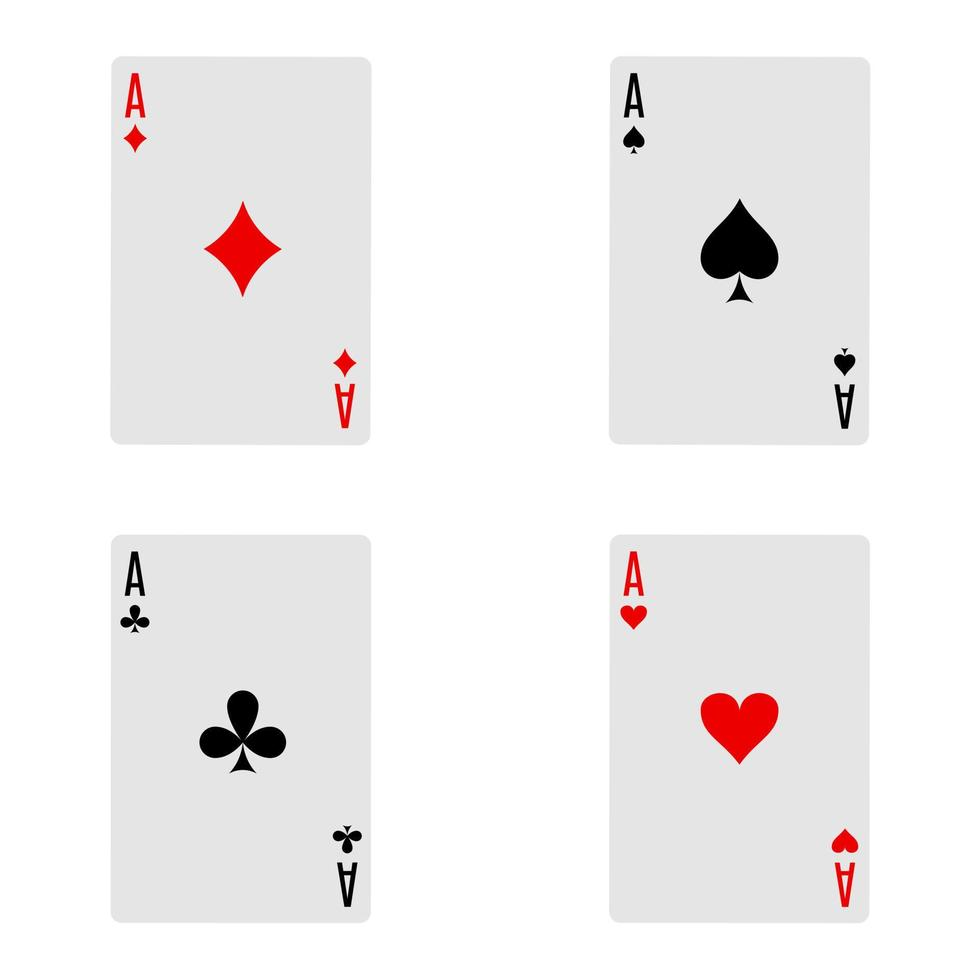
#> input picture Fichas.jpg, 980 x 980 px
$ python Canny.py
#> lines starting #> are read from the running program, lines starting #| are printed output that depends on the picture; after the words box and inside, x2 and y2 are one past the last pixel; in counts of white or black regions, pixels touching at a corner belong together
import numpy as np
import cv2
import imutils

#Necesario para que funcione el trackbar
def nothing(x):
	pass

#Creo una ventana para almacenar los dos tracksbar
cv2.namedWindow('Parametros')
#creo dos trackbars en la ventana 'Parametros'  con el nombre Threshold 1 y Threshold 2'

cv2.createTrackbar('Threshold 1','Parametros',1,255,nothing)
cv2.createTrackbar('Threshold 2','Parametros',0,255,nothing)

#creo un loop para que los trackbars funcionen
while(1):

    #le asingno el valor a la variable dependiendo de los trackbar
    threshold1 = cv2.getTrackbarPos('Threshold 1','Parametros')

    threshold2 = cv2.getTrackbarPos('Threshold 2','Parametros')

    img = cv2.imread('Fichas.jpg', cv2.IMREAD_GRAYSCALE)
#> img: shape (980, 980); min 0, max 255, mean 240
    imge = cv2.imread('Fichas.jpg')
#> imge is the input picture: shape (980, 980, 3); mean B, G, R 239.3, 239.3, 241.6
    img = imutils.resize(img,400)
#> img: shape (400, 400)
    imge = imutils.resize(imge,400)
#> imge: shape (400, 400, 3)
    #Aplico la funcion de canny con los valores de los trackbar
    bordes = cv2.Canny(img,threshold1,threshold2)
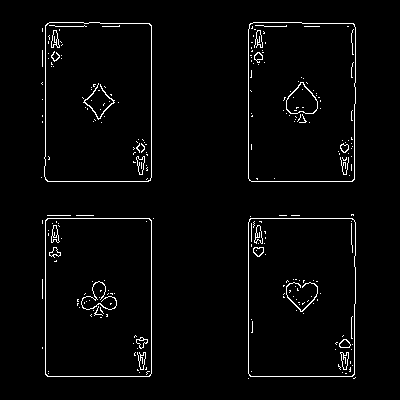
#> bordes: shape (400, 400); 2.7% white in thin lines or dots, all inside (x1, y1, x2, y2) = (41, 22, 356, 379)
    #concateno las dos imagenes la imagen original y la que detecta los bordes
    imagen=cv2.hconcat([img,bordes])
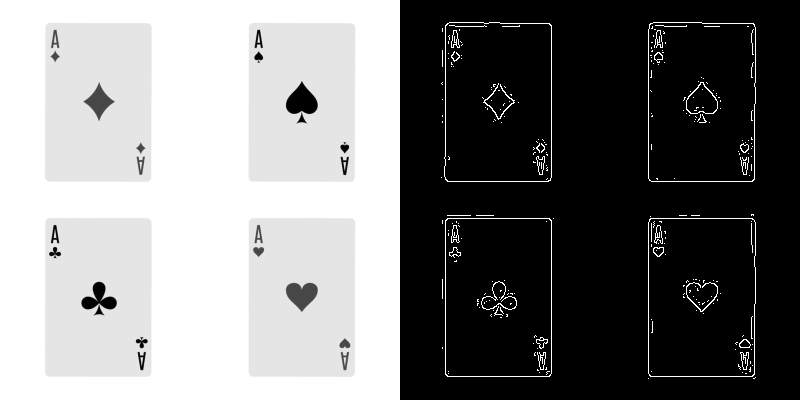
#> imagen: shape (400, 800); min 0, max 255, mean 123.4
    imagen = cv2.cvtColor(imagen, cv2.COLOR_GRAY2BGR)
#> imagen: shape (400, 800, 3)
    #cv2.imshow('canny',imagen)

    ##############################################################Contador#####################################################################
    contor, _ = cv2.findContours(bordes, cv2.RETR_EXTERNAL,cv2.CHAIN_APPROX_SIMPLE)
#> contor = 23 contours, 19 with area under 20; largest, box (x1, y1, x2, y2) and area: (248, 22, 356, 182) 16858, (248, 218, 356, 377) 16808, (44, 22, 152, 182) 16796, (45, 218, 152, 377) 16739
    cv2.drawContours(imge, contor, -1, (255,0,5), 2)
    texto = 'Contornos encontrados: '+ str(len(contor))
#> texto = 'Contornos encontrados: 23'
    cv2.putText(imge, texto, (10,20), cv2.QT_FONT_NORMAL, 0.7,(255, 0, 0), 2)
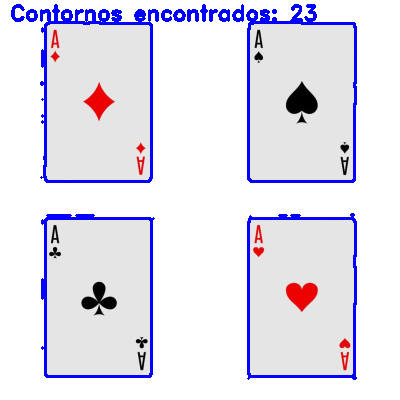
#> imge: shape (400, 400, 3); mean B, G, R 239.9, 225.5, 227.9
    imge=cv2.hconcat([imge,imagen])
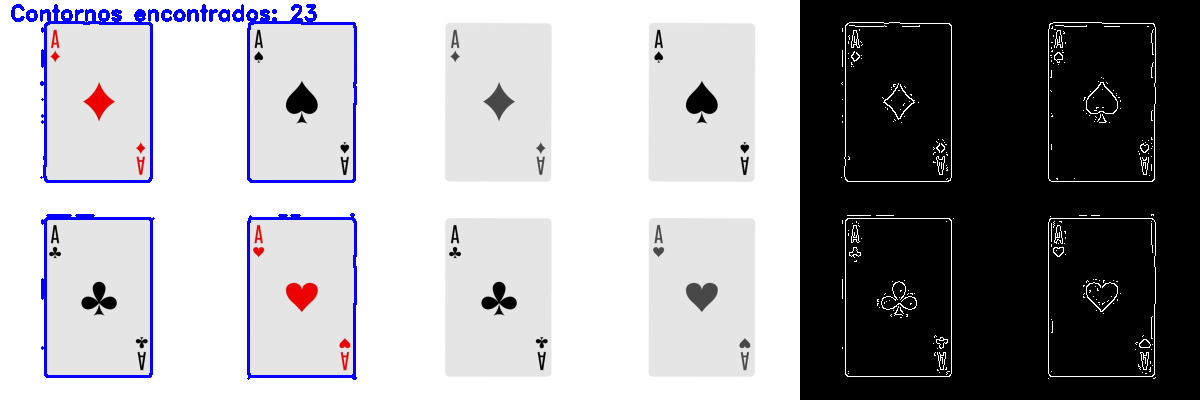
#> imge: shape (400, 1200, 3); mean B, G, R 162.2, 157.4, 158.2
    cv2.imshow('Contador',imge)

# Condicional para romper el ciclo del While
    k = cv2.waitKey(1) & 0xFF
#> (key Esc is pressed here)
    if k == 27:  #Si la tecla es "esc" rompo el ciclo
        break
cv2.destroyAllWindows()   # cierra toda las ventanas
